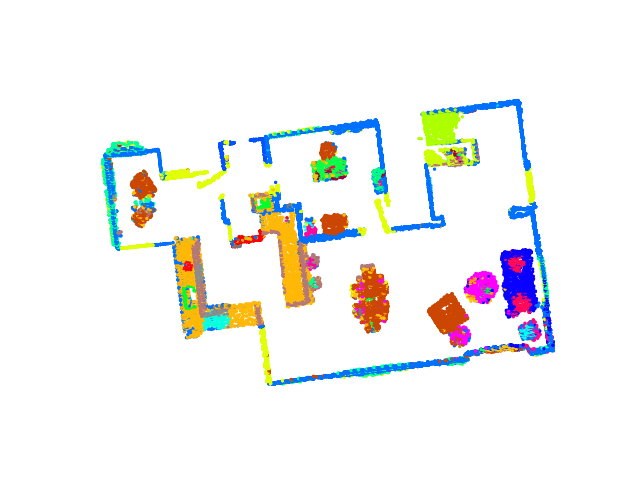
#> input picture src/path/map.png, 640 x 480 px, found by its file name; its folder holds 4 pictures in this run
$ python RRT.py
#> lines starting #> are read from the running program, lines starting #| are printed output that depends on the picture
import argparse
import random

import numpy as np
import matplotlib.pyplot as plt


from cv2 import imread,imwrite
import networkx as nx
from networkx.classes import graph
from scipy.optimize import minimize
from sklearn.neighbors import NearestNeighbors

# [117 lines left out: function RRT, not called in this run]


def get_taget_position(target_label):
	target_color={
		"refrigerator": (255, 0, 0),
		"rack": (0, 255, 133),
		"cushion": (255, 9, 92),
		"lamp": (160, 150, 20),
		"cooktop": (7, 255, 224)
		}

	target=[0,0]
	if target_label=="refrigerator":
		target=[253,249]
	elif target_label=="cushion":
		target=[505,253]
	else:
		c=target_color[target_label]
		c=(c[0]/255,c[1]/255,c[2]/255)

		mask= (np_map[:,:,0]==c[0]) & (np_map[:,:,1]==c[1]) & (np_map[:,:,2]==c[2])
		out=np.where(mask==True)
		x=int(np.mean(out[1]))
		y=int(np.mean(out[0]))
		target=[x,y]

	print(f"search for {target_label}, set target at {target}")
	return target

# [31 lines left out: functions onclick, draw_path, not called in this run]


if __name__=="__main__":

	parser = argparse.ArgumentParser()
	parser.add_argument("--map_pth", default="./map.png")
	parser.add_argument("-t","--target", default="cushion",type=str,
		choices={"refrigerator", "rack", "cushion", "lamp","cooktop"},
		help="target label to achieve")
	args = parser.parse_args()

	np_map=plt.imread(args.map_pth)
#> np_map is the input picture: shape (480, 640, 4) float32; mean R, G, B, A 0.951, 0.953, 0.947, 1

	# get target position
	p_target=get_taget_position(args.target)


	# plot map to choose start point
	fig, ax = plt.subplots()
	plt.imshow(np_map)
	plt.scatter(p_target[0],p_target[1], marker="*", color="green")
	fig.canvas.mpl_connect('button_press_event', onclick)
	plt.axis('off')
	plt.show()
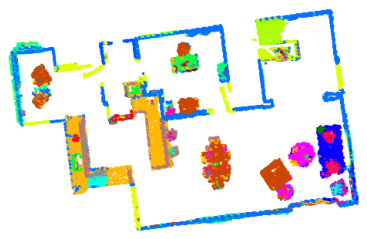
#> figure drawn by matplotlib, 1 panel

	# get start point
	global ix,iy
#> (the run stopped early here; a loop or call above may not have finished)
